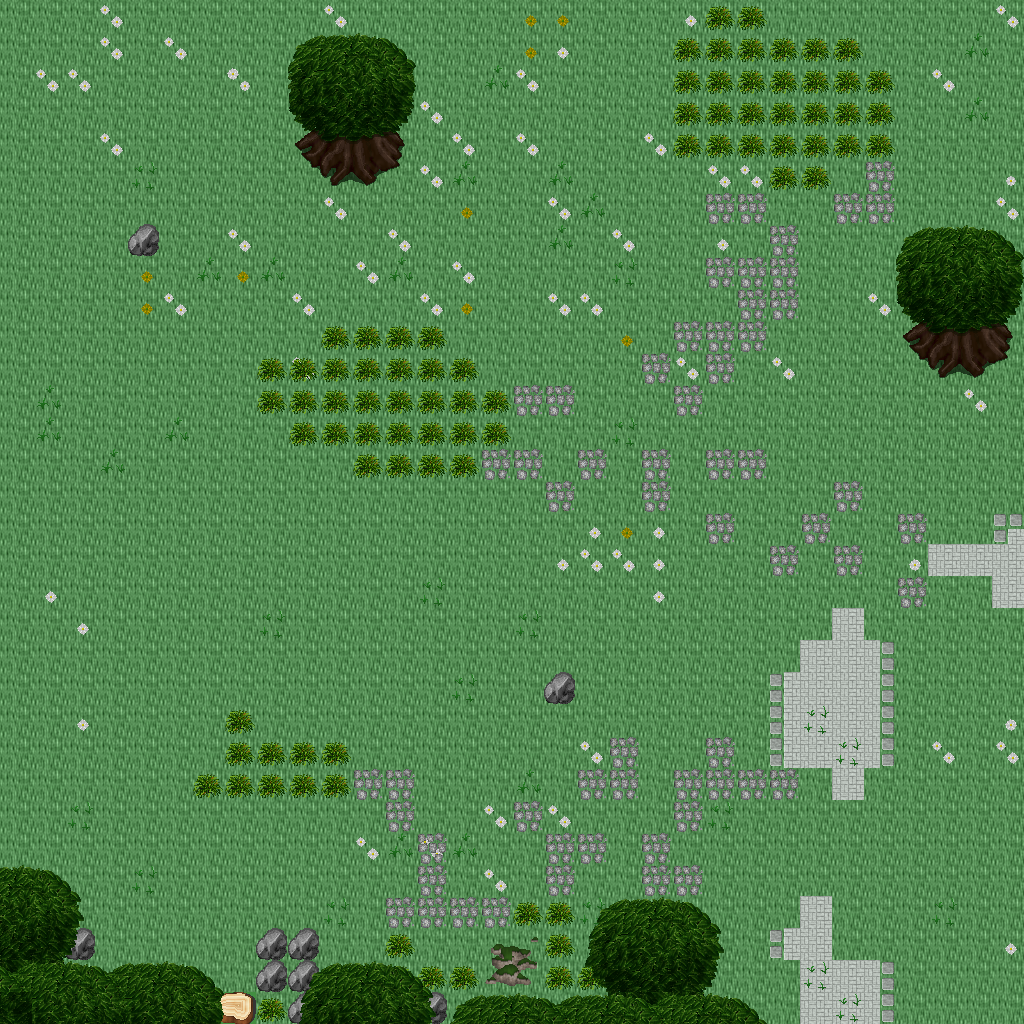

This is a level from a 2D game, rendered from its Tiled map with the project's own tilesets. A one-line summary and the map file follow, with tile-layer data summarised:
An orthogonal 32x32 tile map with 32x32 px tiles, 5 tile layers (Ground, Objects, Objects2, Above, ...), 1 hidden layer not drawn, 23 tilesets.

<map version="1.10" tiledversion="1.11.0" orientation="orthogonal" renderorder="right-down" width="32" height="32" tilewidth="32" tileheight="32" infinite="0" nextlayerid="11" nextobjectid="1">
 <tileset firstgid="1" name="ground_ground" tilewidth="32" tileheight="32" tilecount="33" columns="3">
  <image source="../drawable/ground_ground.png" width="96" height="352" />
 </tileset>
 <tileset firstgid="34" name="ground_grass_edges" tilewidth="32" tileheight="32" tilecount="36" columns="12">
  <image source="../drawable/ground_grass_edges.png" width="384" height="96" />
 </tileset>
 <tileset firstgid="70" name="ground_ridge_earth_pale" tilewidth="32" tileheight="32" tilecount="96" columns="12">
  <image source="../drawable/ground_ridge_earth_pale.png" width="384" height="256" />
 </tileset>
 <tileset firstgid="166" name="plant_flower_daisy_white" tilewidth="32" tileheight="32" tilecount="8" columns="2">
  <image source="../drawable/plant_flower_daisy_white.png" width="64" height="128" />
 </tileset>
 <tileset firstgid="174" name="plant_grasses" tilewidth="32" tileheight="32" tilecount="6" columns="3">
  <image source="../drawable/plant_grasses.png" width="96" height="64" />
 </tileset>
 <tileset firstgid="180" name="plant_flower_daisy_yellow" tilewidth="32" tileheight="32" tilecount="8" columns="2">
  <image source="../drawable/plant_flower_daisy_yellow.png" width="64" height="128" />
 </tileset>
 <tileset firstgid="188" name="ground_rock_pebbles" tilewidth="32" tileheight="32" tilecount="3" columns="1">
  <image source="../drawable/ground_rock_pebbles.png" width="32" height="96" />
 </tileset>
 <tileset firstgid="191" name="plant_tree_tree_darkgreen" tilewidth="32" tileheight="32" tilecount="88" columns="8">
  <image source="../drawable/plant_tree_tree_darkgreen.png" width="256" height="352" />
 </tileset>
 <tileset firstgid="279" name="ground_grass_corners" tilewidth="32" tileheight="32" tilecount="24" columns="6">
  <image source="../drawable/ground_grass_corners.png" width="192" height="128" />
 </tileset>
 <tileset firstgid="303" name="ground_cobbled_paving" tilewidth="32" tileheight="32" tilecount="1" columns="1">
  <image source="../drawable/ground_cobbled_paving.png" width="32" height="32" />
 </tileset>
 <tileset firstgid="304" name="building_decoration_rocks_2" tilewidth="32" tileheight="32" tilecount="2" columns="1">
  <image source="../drawable/building_decoration_rocks_2.png" width="32" height="64" />
 </tileset>
 <tileset firstgid="306" name="plant_bush_bushes" tilewidth="32" tileheight="32" tilecount="10" columns="5">
  <image source="../drawable/plant_bush_bushes.png" width="160" height="64" />
 </tileset>
 <tileset firstgid="316" name="plant_stump_rectangular" tilewidth="32" tileheight="32" tilecount="4" columns="2">
  <image source="../drawable/plant_stump_rectangular.png" width="64" height="64" />
 </tileset>
 <tileset firstgid="320" name="item_corpse_huge_animal" tilewidth="32" tileheight="32" tilecount="16" columns="2">
  <image source="../drawable/item_corpse_huge_animal.png" width="64" height="256" />
 </tileset>
 <tileset firstgid="336" name="logic_item_sheepfood" tilewidth="32" tileheight="32" tilecount="1" columns="1">
  <image source="../drawable/logic_item_sheepfood.png" width="32" height="32" />
 </tileset>
 <tileset firstgid="337" name="logic_creature_rodent" tilewidth="32" tileheight="32" tilecount="8" columns="8">
  <image source="../drawable/logic_creature_rodent.png" width="256" height="32" />
 </tileset>
 <tileset firstgid="345" name="logic_item_sign" tilewidth="32" tileheight="32" tilecount="1" columns="1">
  <image source="../drawable/logic_item_sign.png" width="32" height="32" />
 </tileset>
 <tileset firstgid="346" name="logic_creature_animal" tilewidth="32" tileheight="32" tilecount="32" columns="8">
  <image source="../drawable/logic_creature_animal.png" width="256" height="128" />
 </tileset>
 <tileset firstgid="378" name="logic_collision" tilewidth="32" tileheight="32" tilecount="1" columns="1">
  <image source="../drawable/logic_collision.png" width="32" height="32" />
 </tileset>
 <tileset firstgid="379" name="logic_protection" tilewidth="32" tileheight="32" tilecount="2" columns="2">
  <image source="../drawable/logic_protection.png" width="64" height="32" />
 </tileset>
 <tileset firstgid="381" name="ground_rock_mossy_rubble" tilewidth="32" tileheight="32" tilecount="9" columns="3">
  <image source="../drawable/ground_rock_mossy_rubble.png" width="96" height="96" />
 </tileset>
 <tileset firstgid="390" name="ground_grass_2" tilewidth="32" tileheight="32" tilecount="21" columns="3">
  <image source="../drawable/ground_grass_2.png" width="96" height="224" />
 </tileset>
 <tileset firstgid="411" name="ground_green_paving" tilewidth="32" tileheight="32" tilecount="18" columns="3">
  <image source="../drawable/ground_green_paving.png" width="96" height="192" />
 </tileset>
 <layer id="1" name="Ground" width="32" height="32">
  <data>[1024 cells, 1024 non-empty, 1 distinct tile ids]</data>
 </layer>
 <layer id="2" name="Objects" width="32" height="32">
  <data>[1024 cells, 122 non-empty, 11 distinct tile ids]</data>
 </layer>
 <layer id="3" name="Objects2" width="32" height="32">
  <data>[1024 cells, 191 non-empty, 17 distinct tile ids]</data>
 </layer>
 <layer id="4" name="Above" width="32" height="32">
  <data>[1024 cells, 86 non-empty, 37 distinct tile ids]</data>
 </layer>
 <layer id="5" name="Above2" width="32" height="32">
  <data>[1024 cells, 0 non-empty, 0 distinct tile ids]</data>
 </layer>
 <layer id="6" name="Walkable" width="32" height="32" visible="0">
  <data>[1024 cells, 139 non-empty, 1 distinct tile ids]</data>
 </layer>
 <objectgroup id="7" name="Mapevents" />
 <objectgroup id="8" name="Spawn" />
 <objectgroup id="9" name="Keys" />
 <objectgroup id="10" name="Replace" />
</map>
